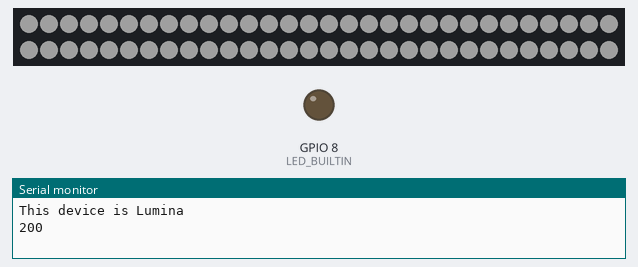
A sketch run on a simulated ESP32-C3. Parts: 60 RGB LEDs in strip order, left to right, continuing on the next row, output pins drawn as LEDs (lit = HIGH), the last lines printed to the serial monitor. Dim RGB values are drawn brighter than linear; random numbers use the default seed unless the sketch sets one.

Above: at 1.7 s.
At 3.9 s:
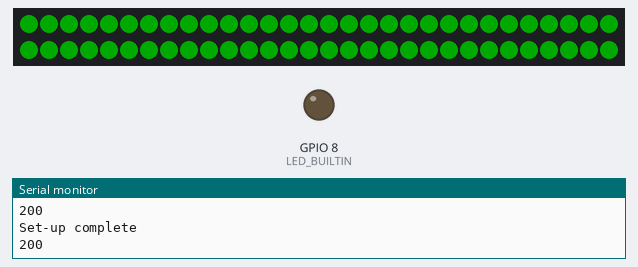
At 20.39 s:
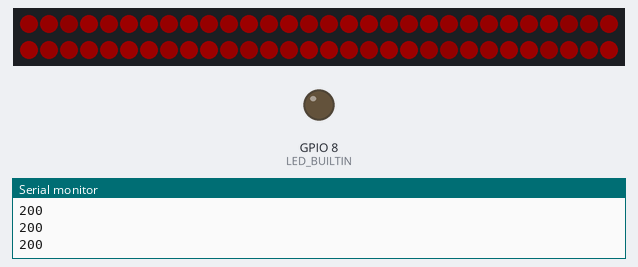
At 37.06 s:
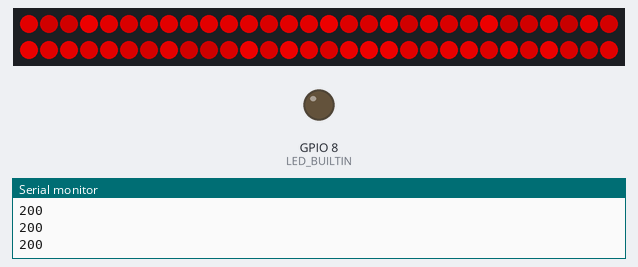

Measured:
- what the display in image 0 shows lasts 0.4 s, from 1.6 s to 2.0 s
- what the display in image 1 shows lasts 10.0 s, from 3.9 s to 13.9 s

The sketch:

d1mini_esp32_S3_zero_neopixel_simple.ino
```cpp
// Duncan Wilson June 2024 - v1 - MQTT controlled NeoPixel Ring
// Steven Gray - August 2024 - v1.1 - WebBluetooth Additions
// Duncan Wilson - September 2024 - v1.2 - uploaded to 50 ESP32-C3-Zero devices for CASA0014

// works with ESP32-S3-Zero and 12 Neopixel ring
// https://www.waveshare.com/wiki/ESP32-S3-Zero
// https://adafruit.github.io/Adafruit_NeoPixel/html/class_adafruit___neo_pixel.html

// This code also works on ESP32 C3 Zero but pin layout is different - see github page for wiring
// https://www.waveshare.com/wiki/ESP32-C3-Zero

//***********************************************************************************************
// make sure to select USB CDC boot to enabled in tools menu
// if adding BLE to device make sure that partition scheme is set to Huge App in tools menu
//***********************************************************************************************

#include <Adafruit_NeoPixel.h>

#define PIN         1   // data pin of neopixel
#define NUMPIXELS   60  // length of neopixels
#define STARTBRIGHT 200  // starting value of brightness from 0 to 255
#define MAXBRIGHT   220 // brightness limited to 120 via MQTT

// create the pixels object for holding all the info about led values
Adafruit_NeoPixel pixels = Adafruit_NeoPixel(NUMPIXELS, PIN, NEO_GRBW + NEO_KHZ800);

// Array to store RGBW values for each NeoPixel
// This is used so that I can maintain state (ie i can temporarily run animation and then return)
uint8_t pixelColorsArray[NUMPIXELS][4]; // Each element is an array [R, G, B, W]


void setup() {
  Serial.begin(115200);
  delay(1000);

  Serial.println("This device is Lumina");
  Serial.println(STARTBRIGHT);

  // configure neopixels
  pinMode(LED_BUILTIN, OUTPUT);
  pixels.begin();
  pixels.setBrightness(STARTBRIGHT);

  // quick test to see if all leds are working
  // i use this rather than pulseWhite so that i can see if all rgb leds are also working
  setAllPixels(100); // set all values to 100
  breatheEffect(1, 12); // 2 loops, 12 msec delay
  setAllPixels(0); // set all values to 0 "off"

  Serial.println("Set-up complete");

}

void loop() {
  Serial.println(STARTBRIGHT);
  firelighter(10);
  setRGB(0,200,0);
  delay(10000);
  setAllPixels(100); // set all values to 100
  breatheEffect(3, 12); // 2 loops, 12 msec delay
  setAllPixels(0); // set all values to 0 "off"
  delay(2000);
  Serial.println(STARTBRIGHT);

}

// loops through all stored pixel values and runs pixels.show to update LED's
// brightness can be used to dim the values - e.g. is used in breathe function
void writeAllPixels(uint8_t brightness) {
  for (int i = 0; i < NUMPIXELS; i++) {
    pixels.setPixelColor(i, pixels.Color(pixelColorsArray[i][0] * brightness / 255,
                                          pixelColorsArray[i][1] * brightness / 255,
                                          pixelColorsArray[i][2] * brightness / 255,
                                          pixelColorsArray[i][3] * brightness / 255));
  }
}

// given values for one led it updates the array in memory
void setPixelColor(int pixelIndex, uint8_t red, uint8_t green, uint8_t blue, uint8_t white) {
  // Ensure the pixelIndex is within bounds
  if (pixelIndex >= 0 && pixelIndex < NUMPIXELS) {
    pixelColorsArray[pixelIndex][0] = red;
    pixelColorsArray[pixelIndex][1] = green;
    pixelColorsArray[pixelIndex][2] = blue;
    pixelColorsArray[pixelIndex][3] = white;
  }
}

// sets all the pixels in the array to the value n
void setAllPixels(int n){
  // Initialize the array of all pixelColorsArray values to value passed in e.g. to 0 at start
  for (int i = 0; i < NUMPIXELS; i++) {
    for (int j = 0; j < 4; j++) {
      pixelColorsArray[i][j] = n;
    }
  }
}

// sets all the pixels in the array to a random value
void setAllPixelsRandom(){
  for (int i = 0; i < NUMPIXELS; i++) {
    for (int j = 0; j < 3; j++) {
      pixelColorsArray[i][j] = random(20, 100);
    }
    pixelColorsArray[i][3] = 0; // turn off the white pixel
  }
}

// sets one LED to a random RGB colour (white is off)
void setOneRGBPixelRandom(){
  int p = random(0,NUMPIXELS);
  for (int j = 0; j < 3; j++) {
    pixelColorsArray[p][j] = random(20, 120);
  }
  pixelColorsArray[p][3] = 0; // turn off the white pixel
}

// pulses all leds white
void pulseWhite(uint8_t wait) {
  Serial.println("pulse white");
  for(int j=0; j<256; j++) { // Ramp up from 0 to 255
    // Fill entire pixel with white at gamma-corrected brightness level 'j':
    pixels.fill(pixels.Color(0, 0, 0, pixels.gamma8(j)));
    pixels.show();
    delay(wait);
  }

  for(int j=255; j>=0; j--) { // Ramp down from 255 to 0
    pixels.fill(pixels.Color(0, 0, 0, pixels.gamma8(j)));
    pixels.show();
    delay(wait);
  }
}

void pulseWhiteNoDelay(uint8_t brightnessStep) {
}

void setRGB(int r, int g, int b) {
  for (int i = 0; i < NUMPIXELS; i++) {
      pixels.setPixelColor(i, r, g, b); // Blue color
  }
  pixels.show();
}

// used at start up to show device is alive
void breatheEffect(int loops, int speed) {
  // Define the breathing speed (adjust as needed)
  int breatheSpeed = speed;
  int breatheLimit = 30; // the value from 0-255

  for (int n = 0; n < loops; n++) {
    for (int i = 0; i < breatheLimit; i++) {
      int brightness = sin(i * 3.14159 / 256.0) * 255;
      writeAllPixels(brightness);
      pixels.show();
      delay(breatheSpeed);
    }

    for (int i = breatheLimit; i >= 0; i--) {
      int brightness = sin(i * 3.14159 / 256.0) * 255;
      writeAllPixels(brightness);
      pixels.show();
      delay(breatheSpeed);
    }
  }
}

void chase(uint8_t cycles) {

  uint16_t i, j;

  for(j=0; j<256*cycles; j++) { // n cycles of all colors on wheel
    for(i=0; i< pixels.numPixels(); i++) {
      pixels.setPixelColor(i, Wheel(((i * 256 / pixels.numPixels()) + j) & 255));
    }
    pixels.show();
    delay(2);
  }

}

void firelighter(uint8_t cycles) {
  for(int j=0; j < cycles; j++){
    for(int i=0; i< pixels.numPixels(); i++) {
      int brightness = random(10, MAXBRIGHT); // Random brightness for each pixel
      int red = random(150, 255); // Random red value
      int green = random(100, 200); // Random green value

      pixels.setPixelColor(i, pixels.Color(red, 0, 0)); // Set pixel color to red and green (yellow)
      pixels.setBrightness(brightness);
      pixels.show();

    }
    delay(50);

  }

}


uint32_t Wheel(byte WheelPos) {
  WheelPos = 255 - WheelPos; // Reverse color wheel direction for a more natural effect
  if (WheelPos < 85) {
    return pixels.Color(WheelPos * 3, 255 - WheelPos * 3, 0);
  }
  if (WheelPos < 170) {
    WheelPos -= 85;
    return pixels.Color(255 - WheelPos * 3, 0, WheelPos * 3);
  }
  WheelPos -= 170;
  return pixels.Color(0, WheelPos * 3, 255 - WheelPos * 3);
}
```
